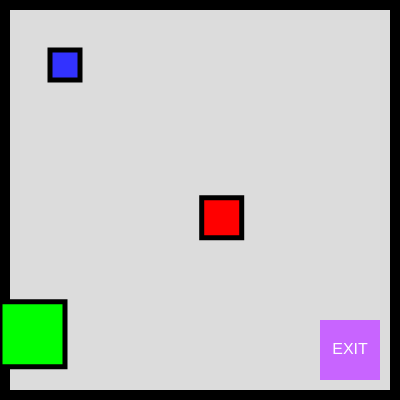
Frame 1 (no input)
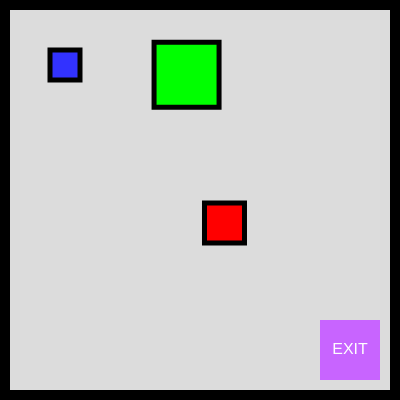
Frame 60 (no input)
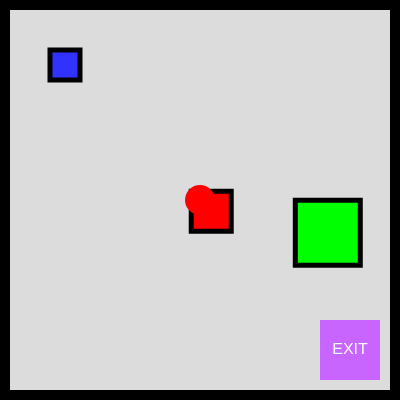
Frame 120 (the mouse pressed at the canvas centre since frame 60)

The p5.js sketch that drew these frames (run headless with seeded random() and noise() and a simulated clock; from frame 60 on, the mouse is pressed at the canvas centre):

// p5.js sketch
// ── sketch.js
let playerX,playerY;
let objX,objY,objSize;
let speed=5;

function setup(){
  createCanvas(400,400);
  createPlayer();
  createObstacles();
}

function draw(){
  background(220);
  generateBorder();
  generateExit();
  
  movePlayer();
  drawPlayer();
    
  moveObstacle1();
  moveObstacle2();
  drawObstacles();
  
  drawObjectByMouse();

  displayWinMessage();
  
}

function createPlayer(){
  playerX=50;
  playerY=50;
}

function drawPlayer(){
  fill(50,50,255);
  stroke(0);
  strokeWeight(5);
  rect(playerX,playerY,30,30);
}

function movePlayer(){
  if(keyIsPressed){
    if(key==='w'){playerY-=speed}
    if(key==='a'){playerX-=speed}
    if(key==='d'){playerX+=speed}
    if(key==='s'){playerY+=speed}
  }
}

function drawObjectByMouse(){
  if(mouseIsPressed){
    fill(255,0,0);
    noStroke();
    circle(mouseX,mouseY,30);
  }
}

function generateExit() {
  fill(200, 100, 255);   
  rect(width - 80, height - 80, 60, 60);
  
  fill(255);
  textSize(16);
  textAlign(CENTER, CENTER);
  text("EXIT", width - 50, height - 50);
}

function generateBorder() {
  noFill();
  stroke(0);
  strokeWeight(10);
  rect(5, 5, width - 10, height - 10);
  strokeWeight(1); 
  noStroke();
}

function createObstacles() {
  ob1X = 200; ob1Y = 200; ob1Size = 40;
  ob2X = 400; ob2Y = 300; ob2Size = 65;
}

function moveObstacle1() {
  ob1X += random(-4, 4);
  ob1Y += random(-4, 4);
  
  if (ob1X > width) ob1X = 0;
  if (ob1X < 0) ob1X = width;
  if (ob1Y > height) ob1Y = 0;
  if (ob1Y < 0) ob1Y = height;
}

function moveObstacle2() {
  ob2X += random(0, 5);
  ob2Y += random(0, 5);
  
  if (ob2X > width) ob2X = 0;
  if (ob2X < 0) ob2X = width;
  if (ob2Y > height) ob2Y = 0;
  if (ob2Y < 0) ob2Y = height;
}


function drawObstacles() {
  fill(255, 0, 0);
  square(ob1X, ob1Y, ob1Size);
  
  fill(0, 255, 0);  
  square(ob2X, ob2Y, ob2Size);
}

function displayWinMessage() {
  if (playerX > width - 100 && playerY > height - 100) {
    fill(0, 150, 0);
    textSize(40);
    textAlign(CENTER, CENTER);
    text("You Win!", width / 2, height / 2);
  }
}
